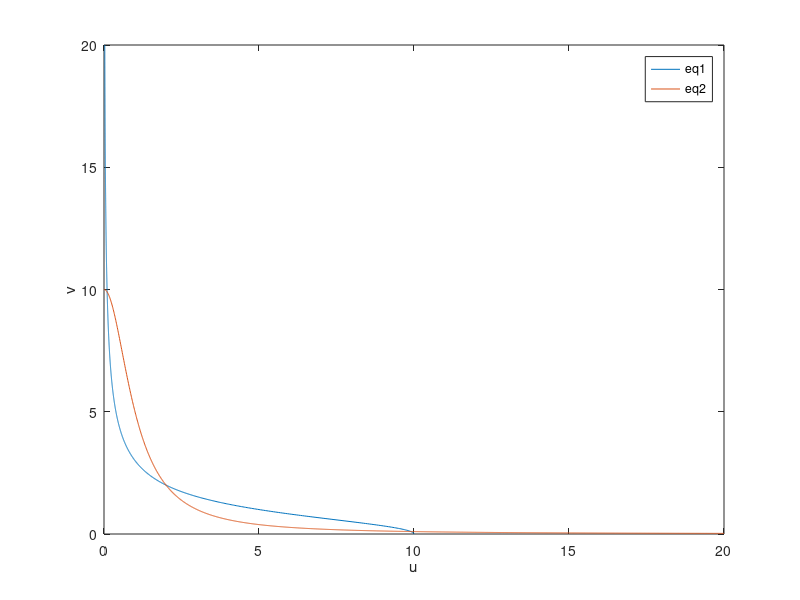

This chart was generated by the following MATLAB code:
%nullclines PS5
clear all
ii =  0;
jj = 0;
a  = 10;
n  = 2;

for vv = 0:0.01:20;
    ii = ii + 1;
    u(ii) = a/(1 + vv^n);
end 
for uu = 0:0.01:20;
    jj = jj + 1;
    v(jj) = a/(1 + uu^n);
end
vv = 0:0.01:20;
uu = 0:0.01:20;

plot(u,vv)
hold on
plot(uu,v)
xlabel('u')
ylabel('v')
legend('eq1','eq2')

